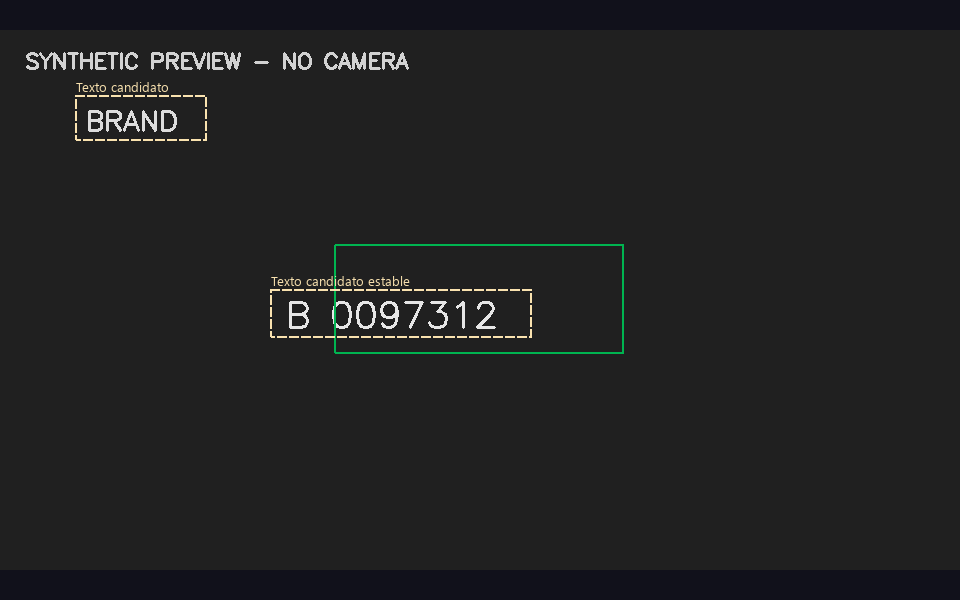
#> input picture reports/dynamic_regions_synthetic.png, 960 x 600 px
$ python -i ocr_vision.py   (imports and definitions only)
#> lines starting #> are read from the running program, lines starting #| are printed output that depends on the picture; after the words box and inside, x2 and y2 are one past the last pixel; in counts of white or black regions, pixels touching at a corner belong together
"""Variantes sobre el encuadre completo, sin ROI, recortes ni reducción."""

from __future__ import annotations

from dataclasses import dataclass
import math

import cv2
import numpy as np


@dataclass
class ImageView:
    name: str
    image: np.ndarray
    to_source: np.ndarray


def grayscale(image):
    return cv2.cvtColor(image, cv2.COLOR_BGR2GRAY) if image.ndim == 3 else image.copy()


# [31 lines left out: function page_view, not called in this run]


def estimate_skew(gray):
    """Sólo propone un giro adicional; no reemplaza la foto sin transformar."""
    h, w = gray.shape
#> h = 600; w = 960
    scale = min(1.0, 1200 / max(h, w))
#> scale = 1
    # Esta miniatura se usa sólo para medir inclinación, nunca para reconocer.
    preview = cv2.resize(gray, (max(1, round(w * scale)), max(1, round(h * scale))),
                         interpolation=cv2.INTER_AREA) if scale < 1 else gray
    edges = cv2.Canny(preview, 60, 160)
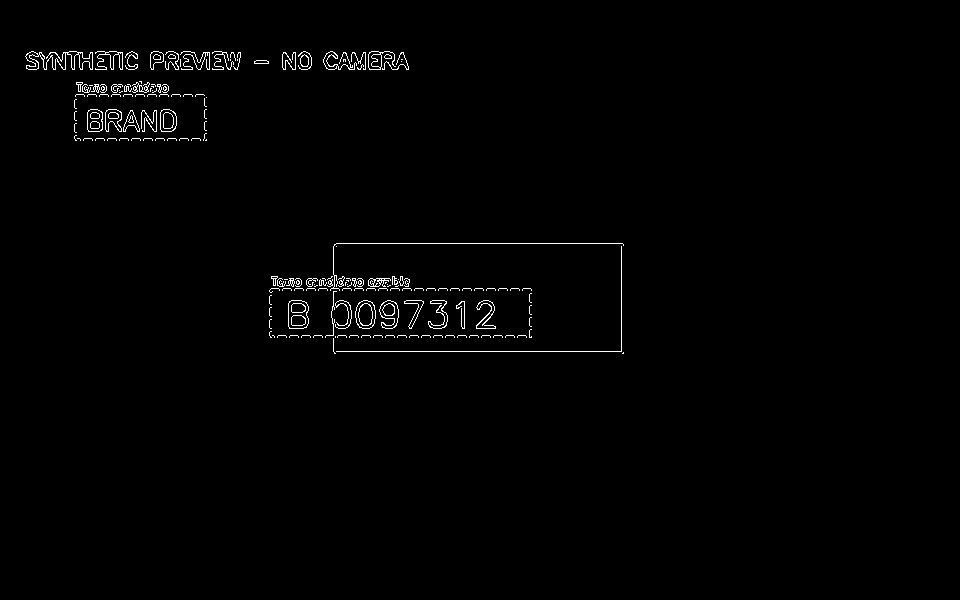
#> edges: shape (600, 960); 1% white in thin lines or dots, all inside (x1, y1, x2, y2) = (25, 51, 624, 354)
    segments = cv2.HoughLinesP(edges, 1, np.pi / 180, threshold=40,
                               minLineLength=max(25, min(preview.shape) // 20),
                               maxLineGap=10)
#> segments = 68 rows, first 6: [336, 243, 622, 243], [333, 351, 621, 351], [271, 288, 530, 288], [166, 69, 237, 69], [269, 335, 529, 335], [339, 63, 393, 65]
    if segments is None:
        return 0.0
    angles, weights = [], []
    for x1, y1, x2, y2 in segments.reshape(-1, 4):
        angle = (math.degrees(math.atan2(float(y2 - y1), float(x2 - x1))) + 45) % 90 - 45
        if .8 <= abs(angle) <= 20:
            angles.append(angle)
            weights.append(math.hypot(float(x2 - x1), float(y2 - y1)))
#> this loop made 68 passes
#> (x1, y1, x2, y2, angle) on passes 1 to 12: (336, 243, 622, 243, 0), (333, 351, 621, 351, 0), (271, 288, 530, 288, 0), (166, 69, 237, 69, 0), (269, 335, 529, 335, 0), (339, 63, 393, 65, 2.12), (340, 61, 406, 61, 0), (326, 67, 380, 69, 2.12), (150, 63, 239, 61, -1.29), (151, 52, 240, 52, 0), (29, 52, 105, 53, 0.754), (26, 66, 137, 66, 0)
#> angle on passes 62, 63, 67, 68: 1.15, 1.55, 1.91, -15.75
#> after the loop, angles = 33 values, max 3.9 at index 16, min -15.75 at index 32, mean -0.55; weights = 33 values, max 136 at index 18, min 30.02 at index 31, mean 66.81
    if len(angles) < 4:
        return 0.0
    angles, weights = np.asarray(angles), np.asarray(weights)
    histogram, limits = np.histogram(angles, bins=40, range=(-20, 20), weights=weights)
#> histogram = 40 values, max 730.3 at index 18, min 0 at index 0, mean 55.12; limits = 41 values from -20 to 20
    index = int(histogram.argmax())
#> index = 18
    center = (limits[index] + limits[index + 1]) / 2
#> center = -1.5
    aligned = np.abs(angles - center) <= 2
    if aligned.sum() < 4 or weights[aligned].sum() < weights.sum() * .55:
        return 0.0
    return round(float(np.median(angles[aligned])), 2)


# [28 lines left out: functions prepare_view, source_box, not called in this run]

>>> import cv2
>>> picture = cv2.imread('../reports/dynamic_regions_synthetic.png', cv2.IMREAD_GRAYSCALE)
>>> result = estimate_skew(picture)
#> result = 0
